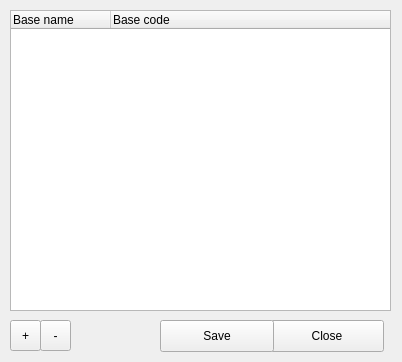
<?xml version="1.0" encoding="UTF-8"?>
<ui version="4.0">
 <class>QBEditWidget</class>
 <widget class="QWidget" name="QBEditWidget">
  <property name="geometry">
   <rect>
    <x>0</x>
    <y>0</y>
    <width>402</width>
    <height>362</height>
   </rect>
  </property>
  <property name="windowTitle">
   <string>Form</string>
  </property>
  <widget class="QToolButton" name="btn_add">
   <property name="geometry">
    <rect>
     <x>10</x>
     <y>320</y>
     <width>31</width>
     <height>31</height>
    </rect>
   </property>
   <property name="text">
    <string>+</string>
   </property>
  </widget>
  <widget class="QToolButton" name="btn_del">
   <property name="geometry">
    <rect>
     <x>40</x>
     <y>320</y>
     <width>31</width>
     <height>31</height>
    </rect>
   </property>
   <property name="text">
    <string>-</string>
   </property>
  </widget>
  <widget class="QPushButton" name="btn_close">
   <property name="geometry">
    <rect>
     <x>270</x>
     <y>320</y>
     <width>114</width>
     <height>32</height>
    </rect>
   </property>
   <property name="text">
    <string>Close</string>
   </property>
  </widget>
  <widget class="QPushButton" name="btn_save">
   <property name="geometry">
    <rect>
     <x>160</x>
     <y>320</y>
     <width>114</width>
     <height>32</height>
    </rect>
   </property>
   <property name="text">
    <string>Save</string>
   </property>
  </widget>
  <widget class="QTreeWidget" name="tre_bases">
   <property name="geometry">
    <rect>
     <x>10</x>
     <y>10</y>
     <width>381</width>
     <height>301</height>
    </rect>
   </property>
   <property name="allColumnsShowFocus">
    <bool>false</bool>
   </property>
   <property name="columnCount">
    <number>2</number>
   </property>
   <column>
    <property name="text">
     <string>Base name</string>
    </property>
   </column>
   <column>
    <property name="text">
     <string>Base code</string>
    </property>
   </column>
  </widget>
 </widget>
 <resources/>
 <connections/>
</ui>
